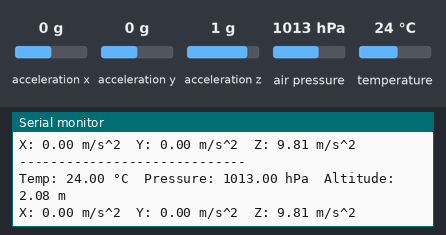
Recording of a sketch running on a simulated Arduino Uno, built with avr-gcc and run on an emulated ATmega328P. On the bench: the last lines printed to the serial monitor. The test bench sets the inputs (shaded band); at power-on: acceleration x 0 g, acceleration y 0 g, acceleration z 1 g, air pressure 1013 hPa, temperature 24 °C.

Above: at 1.2 s.
1.3 s: acceleration x set to -1.4 g
At 1.3 s:
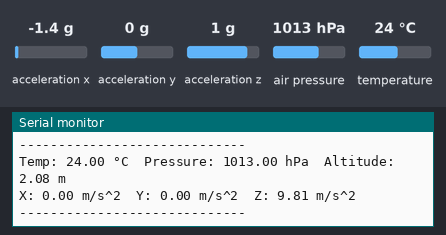
2.8 s: acceleration y set to -1.4 g
At 4.1 s:
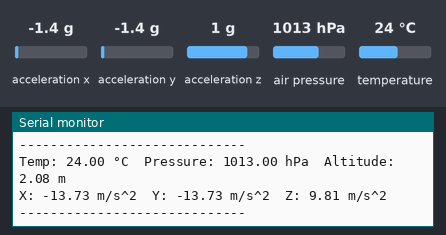
4.3 s: acceleration z set to -1.4 g
At 4.8 s:
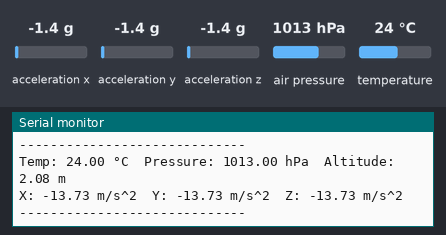
5.8 s: air pressure set to 952 hPa
At 7.1 s:
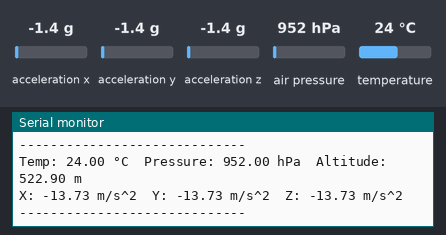
7.3 s: temperature set to 12 °C
At 8.5 s:
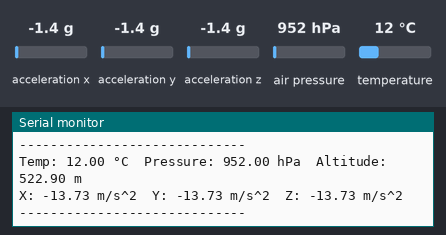
8.8 s: acceleration x set to 0 g
At 10.5 s:
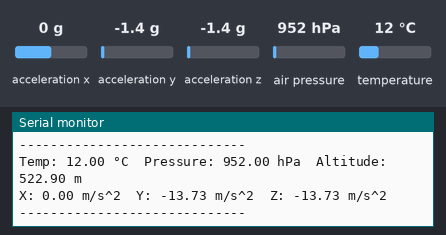

Measured:
- after the input at 2.8 s, the serial monitor: prints a new line after 0.52 s (image 2)
- after the input at 4.3 s, the serial monitor: prints a new line after 0.10 s (image 3)
- after the input at 5.8 s, the serial monitor: prints a new line after 0.70 s (image 4)
- after the input at 7.3 s, the serial monitor: prints a new line after 0.29 s (image 5)
- after the input at 8.8 s, the serial monitor: prints a new line after 1.0 s (image 6)

The sketch:

BMP_adxl345Test.ino
```cpp
#include <Wire.h>
#include <Adafruit_Sensor.h>
#include <Adafruit_BMP280.h>
#include <Adafruit_ADXL345_U.h>

// Create sensor objects
Adafruit_BMP280 bmp;       // BMP280
Adafruit_ADXL345_Unified accel = Adafruit_ADXL345_Unified(12345); // ADXL345

void setup() {
  Serial.begin(9600);
  while (!Serial);

  // Initialize BMP280
  if (!bmp.begin(0x76)) {   // Try 0x77 if 0x76 doesn’t work
    Serial.println("Could not find a valid BMP280 sensor, check wiring!");
    while (1);
  }

  // Initialize ADXL345
  if (!accel.begin()) {
    Serial.println("No ADXL345 detected, check wiring!");
    while (1);
  }

  accel.setRange(ADXL345_RANGE_16_G);
  Serial.println("BMP280 + ADXL345 Data Logger");
}

void loop() {
  // --- BMP280 Data ---
  float temperature = bmp.readTemperature();
  float pressure    = bmp.readPressure() / 100.0F;  // hPa
  float altitude    = bmp.readAltitude(1013.25);    // change 1013.25 to your local sea level pressure

  Serial.print("Temp: ");
  Serial.print(temperature);
  Serial.print(" °C  Pressure: ");
  Serial.print(pressure);
  Serial.print(" hPa  Altitude: ");
  Serial.print(altitude);
  Serial.println(" m");

  // --- ADXL345 Data ---
  sensors_event_t event;
  accel.getEvent(&event);

  Serial.print("X: "); Serial.print(event.acceleration.x); Serial.print(" m/s^2  ");
  Serial.print("Y: "); Serial.print(event.acceleration.y); Serial.print(" m/s^2  ");
  Serial.print("Z: "); Serial.print(event.acceleration.z); Serial.println(" m/s^2");

  Serial.println("-----------------------------");
  delay(1000); // update every second
}
```
